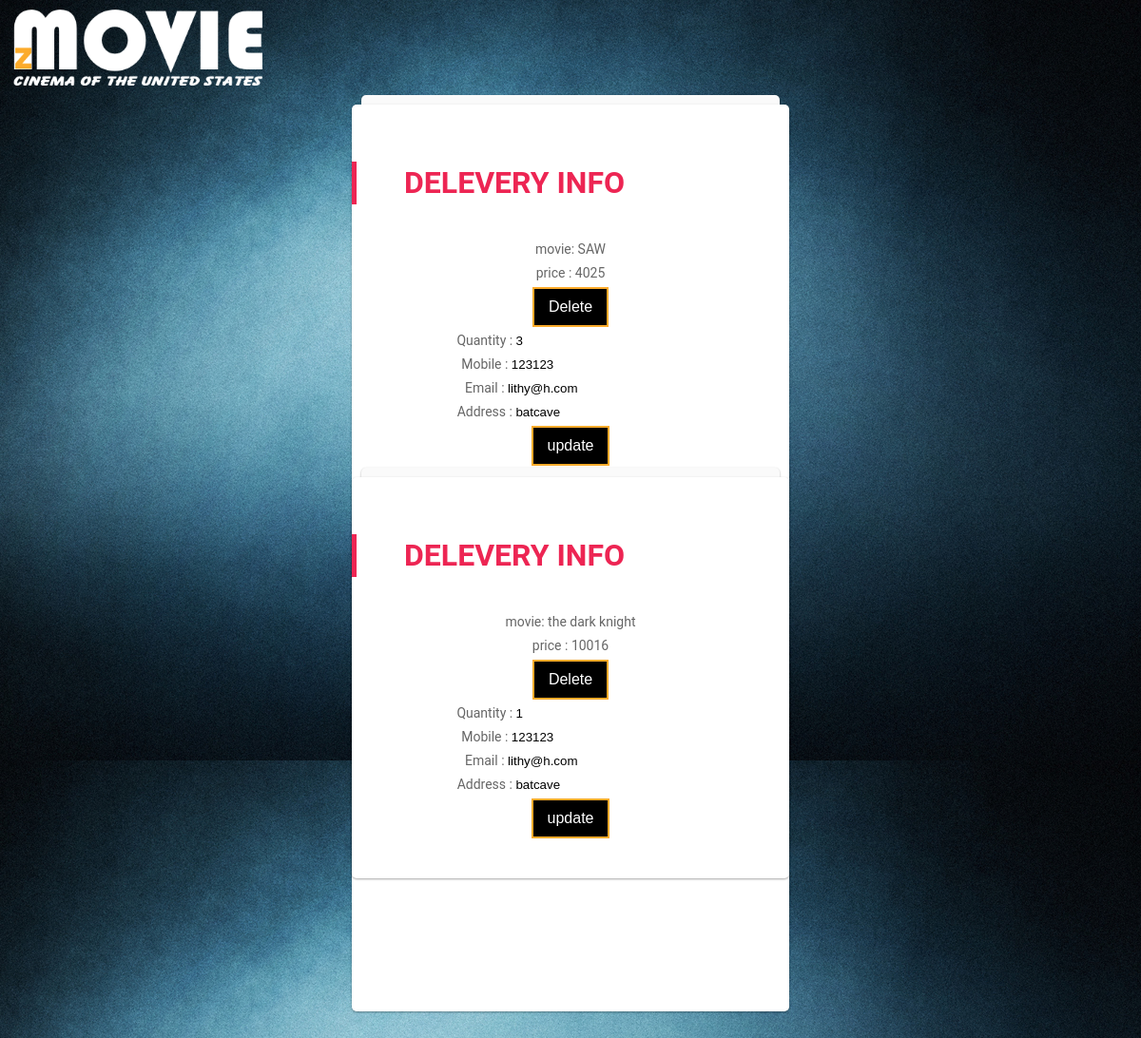
The page /movie/old_orders.php on the database its author committed.
### tables this page shows
CREATE TABLE IF NOT EXISTS `added_movies` (
  `id` int(11) NOT NULL AUTO_INCREMENT,
  `name` varchar(50) NOT NULL,
  `quantity` int(11) NOT NULL,
  `category` varchar(50) NOT NULL,
  `type` varchar(50) NOT NULL,
  `seller_id` int(11) NOT NULL,
  `price` int(11) NOT NULL,
  `yearofproduction` int(11) NOT NULL,
  `status` varchar(50) NOT NULL,
  `poster_name` varchar(50) NOT NULL,
  `description` text NOT NULL,
  PRIMARY KEY (`id`),
  KEY `id` (`id`)
);

CREATE TABLE IF NOT EXISTS `order_details` (
  `d_id` int(11) NOT NULL AUTO_INCREMENT,
  `order_id` int(11) NOT NULL,
  `price` int(11) NOT NULL,
  `movie_id` int(11) NOT NULL,
  `quantity` int(11) NOT NULL,
  `Address` varchar(200) NOT NULL,
  `Mobile` int(11) NOT NULL,
  `email` varchar(200) NOT NULL,
  PRIMARY KEY (`d_id`)
);

### movie/classes/config.php (called while the page is built)
<?php
class config{
	public static function get($path=null){
		if($path){
			$config = $GLOBALS['config'];
			$path = explode('/', $path);
			foreach ($path as $bit) {
				if(isset($config[$bit])){
					$config=$config[$bit];
				}
			}
		return $config;
		}
		return false;
	}
}

### movie/classes/DB.php (called while the page is built, shortened)
<?php
class DB{
	private static $_instance=null;
	private $_pdo;
	private $_error=false;
	private $_results;
	private $_count =0;
	private function __construct(){
		try {
			$this->_pdo=new PDO('mysql:host=' . config::get('mysql/host') . ';dbname=' . config::get('mysql/db'), config::get('mysql/username'), config::get('mysql/password'));
		}
		catch(PDOException $e){
			die($e->getMessage());
		}
	}
	public static function getInstance(){
		if(!isset(self::$_instance)){
			self::$_instance = new DB();
		}
		return self::$_instance;
	}
	public function query($sql, $params= array()){
		$this->_error=false;
		if($this->_query = $this->_pdo->prepare($sql)){
			$x=1;
			if(count($params)){
				foreach ($params as $param) {
					$this->_query->bindValue($x, $param);
					$x++;
				}
			}
			if($this->_query->execute()){
				$this->_results= $this->_query->fetchAll(PDO::FETCH_OBJ);
				$this->_count= $this->_query->rowCount();
			} else{
				$this->_error=true;
			}
		}
		return $this;
	}
	public function action($action, $table, $where=array()){
		if(count($where)===3 && $where[0] != '0'){
			$operators= array('=','<','>','>=','<=');
			$field= $where[0];
			$operator= $where[1];
			$value= $where[2];
			if(in_array($operator, $operators)){
				$sql="{$action} FROM {$table}  WHERE {$field} {$operator} ?";
				if(!$this->query($sql, array($value))->error()){
					return $this;
				}
			}
		}else{
			$value=array(0);
			$sql="{$action} FROM {$table}";
				if(!$this->query($sql,$value)->error()){
					return $this;
				}
		}
		return false;
	}
	public function get($table, $where){
		return $this->action('SELECT *', $table, $where);
	}
	public function results(){
		return $this->_results;
	}
	public function error(){
		return $this->_error;
	}
	public function count(){
		return $this->_count;
	}
}

### movie/classes/user.php (called while the page is built, shortened)
<?php
class user {
	private $_db,
			$_data,
			$_sessionName,
			$_cookieName,
			$_isLoggedIn;
	public function __construct($user = null){
		$this->_sessionName= config::get('session/session_name');
	}
	public function data(){
		return $this->_data;
	}
}

### movie/classes/session.php (called while the page is built, shortened)
<?php
class session{
	public static function exists($name){
		return (isset($_SESSION[$name])) ? true : false;
	}
}

### movie/old_orders.php (the view, shortened to what this page needs)
<?php
	include('header.php');
	$conn=DB::getInstance();
	$user=new user();
	$data=$user->data();
	$id=$data->id;
	$orderid=0;
	$order=$conn->get('order_num',array('ct_id'.'=',$id));
	if($order->count()){
		foreach ($order->results() as $key ) {
			$orderid=$key->id;
		}
	}
	$orders=$conn->get('order_details',array('order_id','=',$orderid));
	if($orders->count()){
		foreach ($orders->results() as $d_order) {
			$movie=$conn->get('added_movies',array('id','=',$d_order->movie_id));
			foreach ($movie->results() as $m ) {
?>
<html>
  <head>
 	<link rel="stylesheet" href="css/style2.css">
 	<link rel="stylesheet" href="css/style3.css">
  </head>
  <body>
	<div id="contact" class="container">
		<div class="card"></div>
		<div class="card">
			  <h1 class="title">Delevery Info</h1>
			  <div id="contact">
			  <center>
			  <form action='delete_film.php' method="post">
 movie: <?php echo $m->name;
		}
		?> <br>price : <?php echo $d_order->price,$d_order->movie_id;?>
			      <center><button name="Delete" class="button button1"><span>Delete</span></button></center>
        	  </form>
		      <form action='update_film.php' method="post">
			      Quantity : <input type="txt" name="q" value="<?php echo $d_order->quantity; ?>"><br>
			      Mobile : <input type="txt" name="m" value="<?php echo $d_order->Mobile; ?>"><br>
			      Email : <input type="txt" name="e" value="<?php echo $d_order->email; ?>"><br>
			      Address : <input type="txt" name="a" value="<?php echo $d_order->Address; ?>"><br>
			      <button name="Update" class="button button1"><span>update</span></button>
        	  </form>
        	  </center>
		      <?php }
		  		} else{
					$conn->delete('order_num',array('ct_id','=',$id));
					Redirect::to ('cart.php');
				}
			  ?>
			</div>
		</div>
	</div>
</body>
</html>

### movie/css/style2.css (style rules this page uses)
a,abbr,acronym,address,applet,article,aside,audio,b,blockquote,big,body,center,canvas,caption,cite,code,command,datalist,dd,del,details,dfn,dl,div,dt,em,embed,fieldset,figcaption,figure,font,footer,form,h1,h2,h3,h4,h5,h6,header,hgroup,html,i,iframe,img,ins,kbd,keygen,label,legend,li,meter,nav,object,ol,output,p,pre,progress,q,s,samp,section,small,span,source,strike,strong,sub,sup,table,tbody,tfoot,thead,th,tr,tdvideo,tt,u,ul,var { background:transparent;border:0 none;font-size:100%;margin:0;padding:0;border:0;outline:0;vertical-align:top; }
input, textarea { border:0; padding:0; margin:0; outline: 0; }
input, textarea, select { margin:0; padding:0px; }
html { Â -webkit-text-size-adjust: none; }
h1 { font-size: 40px; font-weight: bold; }
html, body { width:100%; padding:0; margin:0; }
body { background: url(../images/bg.jpg) fixed ;color: #fff;font: 14px/25px Arial, Helvetica, sans-serif;background-size: 100%; }
.button { padding: 10px 15px; text-align: center; text-decoration: none; display: inline-block; font-size: 16px; margin: 2px 2px; transition-duration: 0.4s; cursor: pointer; }
.button1 { background-color: black; color: white; border: 2px solid #fcab2b; }

### movie/css/responsive.css (style rules this page uses)
html { �-webkit-text-size-adjust: none; }

### movie/css/style3.css (style rules this page uses)
body { background: url(../images/bg.jpg) fixed; color: #666666; font-family: 'RobotoDraft', 'Roboto', sans-serif; font-size: 14px; -webkit-font-smoothing: antialiased; -moz-osx-font-smoothing: grayscale; }
.container { position: relative; max-width: 460px; width: 100%; margin: 0 auto 100px; }
.card { position: relative; background: #ffffff; border-radius: 5px; padding: 60px 0 40px 0; box-sizing: border-box; box-shadow: 0 1px 3px rgba(0, 0, 0, 0.12), 0 1px 2px rgba(0, 0, 0, 0.24); -webkit-transition: .3s ease; transition: .3s ease; }
.card:first-child { background: #fafafa; height: 10px; border-radius: 5px 5px 0 0; margin: 0 10px; padding: 0; }
.card .title { position: relative; z-index: 1; border-left: 5px solid #ed2553; margin: 0 0 35px; padding: 10px 0 10px 50px; color: #ed2553; font-size: 32px; font-weight: 600; text-transform: uppercase; }

### rows shown on the page
order_details: price "40", movie "25", q "3", m "123123", e "lithy@h.com", a "batcave"
added_movies: name "SAW"
order_details: price "100", movie "16", q "1", m "123123", e "lithy@h.com", a "batcave"
added_movies: name "the dark knight"
